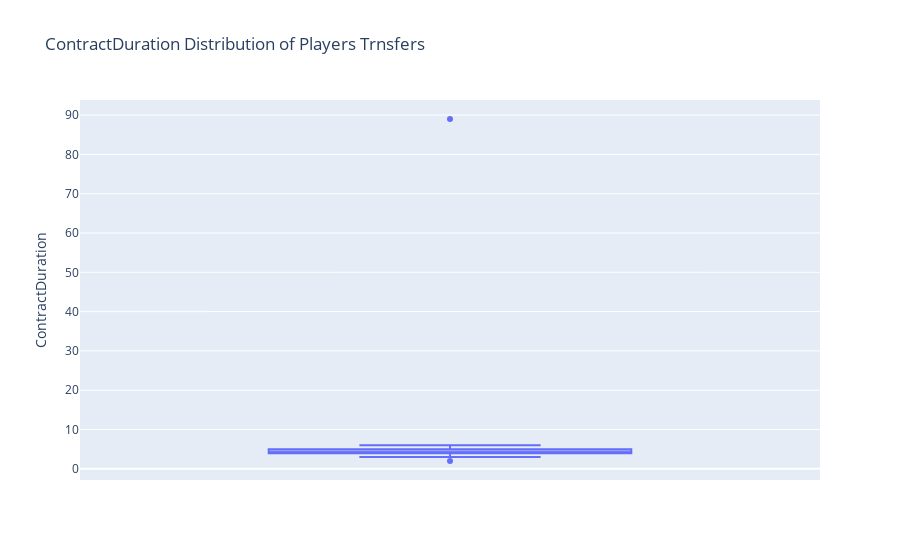

Notebook source saved alongside this figure:
### Markdown cell above
detecting outlier in countract transfer of of player history

### Code cell
import plotly.express as px
fig = px.box(df_TransferHistory, y='ContractDuration', title='ContractDuration Distribution of Players Trnsfers')
fig.show()

### Figure 1 — Plotly figure (JSON) as saved in the notebook; plotly's stock layout.template omitted (floating-point values rounded to 4 significant figures)
{"data": [{"alignmentgroup": "True", "hovertemplate": "ContractDuration=%{y}<extra></extra>", "legendgroup": "", "marker": {"color": "#636efa"}, "name": "", "notched": false, "offsetgroup": "", "orientation": "v", "showlegend": false, "type": "box", "x0": " ", "xaxis": "x", "y": [3, 4, 3, 4, 5, 6, 4, 5, 4, 3, 5, 6, 4, 5, 3, 6, 4, 3, 5, 4, 3, 4, 6, 2, 4, 5, 3, 4, 5, 6, 4, 3, 5, 3, 6, 4, 5, 6, 4, 3, 5, 4, 5, 4, 3, 6, 4, 3, 5, 4, 6, 89, 5, 4, 6, 3, 5, 4, 6, 3, 4, 5, 4, 5, 3, 6, 4, 5, 4, 3, 6, 5, 4, 6, 5, 3, 4, 5, 6, 4], "y0": " ", "yaxis": "y"}], "layout": {"boxmode": "group", "legend": {"tracegroupgap": 0}, "title": {"text": "ContractDuration Distribution of Players Trnsfers"}, "xaxis": {"anchor": "y", "domain": [0, 1]}, "yaxis": {"anchor": "x", "domain": [0, 1], "title": {"text": "ContractDuration"}}}}
